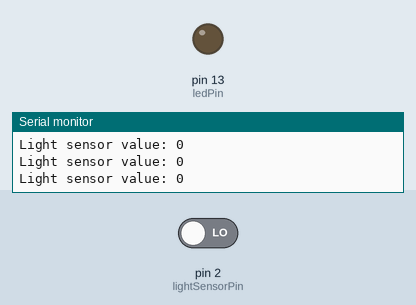
The sketch below on a simulated Arduino Uno, built with avr-gcc and run on an emulated ATmega328P. On the bench: output pins drawn as LEDs (lit = HIGH), the last lines printed to the serial monitor. The inputs (shaded band) are chosen by the test bench; at power-on: pin 2 (lightSensorPin) LOW.

Above: at 1.8 s.
1.9 s: pin 2 (lightSensorPin) driven HIGH
At 3.2 s:
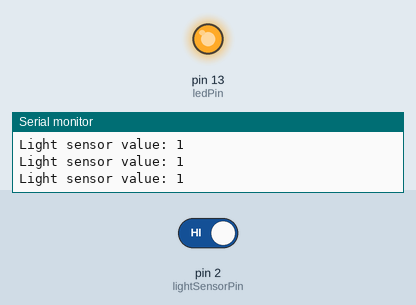
3.5 s: pin 2 (lightSensorPin) driven LOW
At 4.5 s:
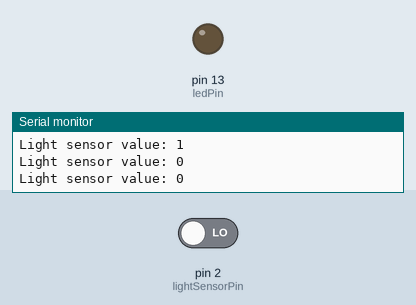
Timing chart, 0 to 6.5 s (numbered marks = the images above; inputs shaded):
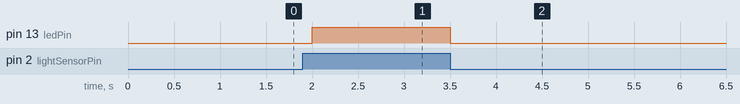

The sketch:

LightSensor.ino
```cpp
// 光敏传感器
const uint8_t lightSensorPin = 2;  // 定义光敏传感器引脚
const uint8_t ledPin = 13;         // 定义LED指示灯引脚

void setup() {
    Serial.begin(9600);              // 初始化串口通信
    pinMode(lightSensorPin, INPUT);  // 设置光敏传感器为输入模式
    pinMode(ledPin, OUTPUT);         // 设置LED为输出模式
}

void loop() {
    int lightValue = digitalRead(lightSensorPin);  // 读取光敏传感器值

    Serial.print("Light sensor value: ");
    Serial.println(lightValue);

    // 根据光线强度控制LED
    if (lightValue == HIGH) {
        digitalWrite(ledPin, HIGH);     // 光线弱时LED关闭
    } else {
        digitalWrite(ledPin, LOW);    // 光线强时LED点亮
    }

    delay(500);                      // 短暂延时
}
```

Measured:
- after the input at 1.9 s, pin 13 (ledPin): LOW → HIGH after 0.10 s
- after the input at 3.5 s, pin 13 (ledPin): HIGH → LOW at once
